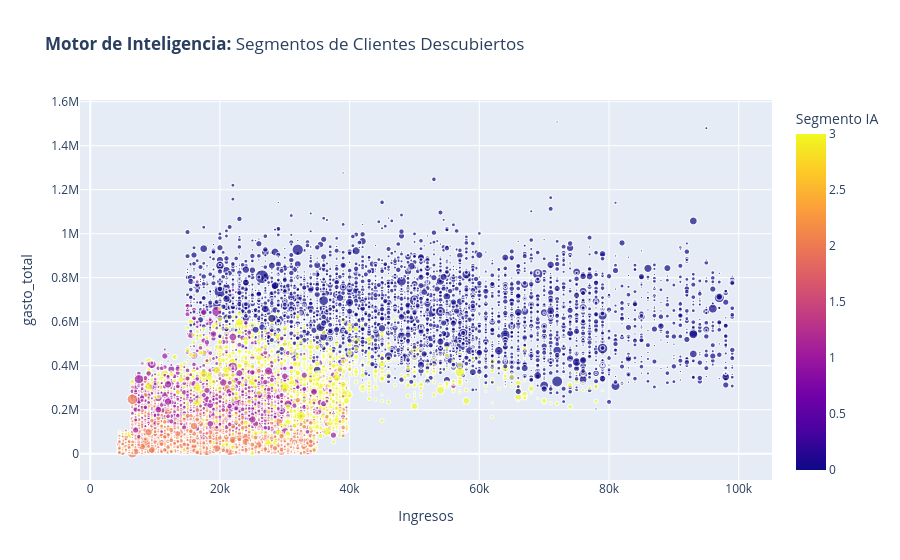

Notebook source saved alongside this figure:
### Code cell
import plotly.express as px

fig_final = px.scatter(df_master, 
                      x="ingreso_mensual_mxn", 
                      y="gasto_total", 
                      color="segmento_ia",
                      size="num_conversaciones",
                      hover_data=['user_id', 'nivel_educativo'],
                      title="<b>Motor de Inteligencia:</b> Segmentos de Clientes Descubiertos",
                      labels={'segmento_ia': 'Segmento IA', 'ingreso_mensual_mxn': 'Ingresos'})
fig_final.show()

### Figure 1 — Plotly figure (JSON) as saved in the notebook; plotly's stock layout.template omitted (floating-point values rounded to 4 significant figures; data arrays with more than 128 entries replaced by an {"elided": "..."} marker saying what was removed)
{"data": [{"customdata": {"elided": "15025x2 str values"}, "hovertemplate": "Ingresos=%{x}<br>gasto_total=%{y}<br>num_conversaciones=%{marker.size}<br>user_id=%{customdata[0]}<br>nivel_educativo=%{customdata[1]}<br>Segmento IA=%{marker.color}<extra></extra>", "legendgroup": "", "marker": {"color": {"elided": "15025 int values"}, "coloraxis": "coloraxis", "size": {"elided": "15025 int values"}, "sizemode": "area", "sizeref": 0.1875, "symbol": "circle"}, "mode": "markers", "name": "", "showlegend": false, "type": "scattergl", "x": {"elided": "15025 int values"}, "xaxis": "x", "y": {"elided": "15025 float values"}, "yaxis": "y"}], "layout": {"coloraxis": {"colorbar": {"title": {"text": "Segmento IA"}}, "colorscale": [[0, "#0d0887"], [0.1111, "#46039f"], [0.2222, "#7201a8"], [0.3333, "#9c179e"], [0.4444, "#bd3786"], [0.5556, "#d8576b"], [0.6667, "#ed7953"], [0.7778, "#fb9f3a"], [0.8889, "#fdca26"], [1, "#f0f921"]]}, "legend": {"itemsizing": "constant", "tracegroupgap": 0}, "title": {"text": "<b>Motor de Inteligencia:</b> Segmentos de Clientes Descubiertos"}, "xaxis": {"anchor": "y", "domain": [0, 1], "title": {"text": "Ingresos"}}, "yaxis": {"anchor": "x", "domain": [0, 1], "title": {"text": "gasto_total"}}}}
